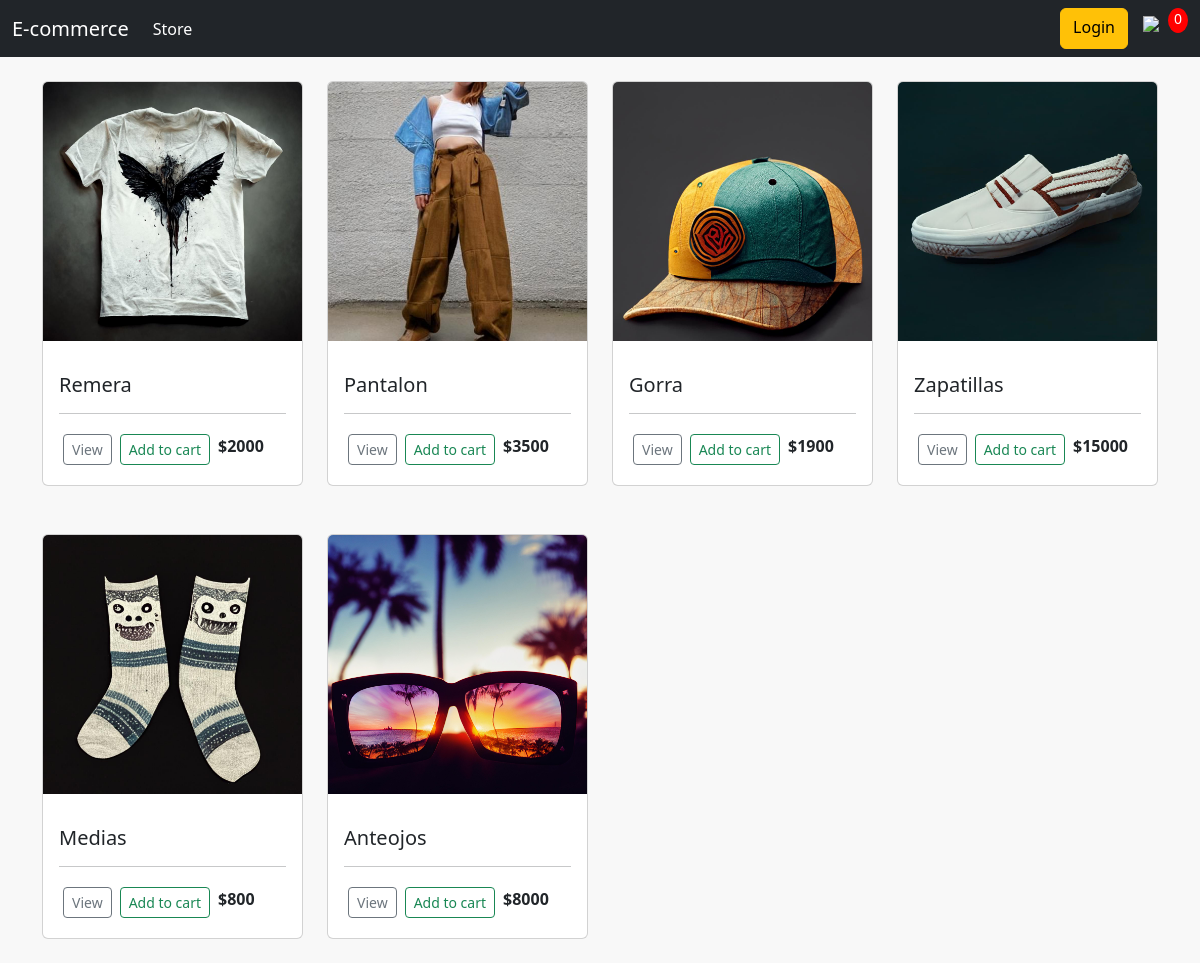
/store/, run on the app's committed database.
### store/models.py (models this page shows, shortened)
class Producto(models.Model):
    nombre = models.CharField(max_length=50, null=True)
    precio = models.FloatField()
    digital = models.BooleanField(default=False, null=True, blank=False)
    imagen = models.ImageField(null=True,blank= True)
    @property
    def imageURL(self):
        try:
            url = self.imagen.url
        except:
            url = ""
        return url

### store/views.py (the view)
# urls.py: path('', include('store.urls'))
def store(request):
    productos = Producto.objects.all()
    context={"productos": productos}
    return render(request,"store/store.html",context)

### store/templates/store/store.html
{% extends 'store/main.html' %}
{% load static %}
{% block content %}
<div class = "row">
    {% for productos in productos%}
    <div class = "col-lg-3 my-4">
        <div class="card" >
            <img src= "{{productos.imageURL}}" class="card-img-top" alt="...">
            <div class="card-body">
                <p class="card-text d-flex">
                <h5>{{productos.nombre}}</h5>
                </p>
                <hr>
                <div class="d-flex" >
                    <a href="" class="btn btn-outline-secondary btn-sm m-1">View</a>
                    <a href="" class="btn btn-outline-success btn-sm m-1"> Add to cart</a>
                    <p class="m-1"><strong>${{productos.precio|floatformat:0}}</strong></p>
                </div>
            </div>
        </div>
    </div>
    {% endfor %}
</div>
{% endblock%}

### store/templates/store/main.html (shortened to what this page needs)
{% load static %}
<!DOCTYPE html>
<html lang="en">
<head>
    <link href="https://cdn.jsdelivr.net/npm/bootstrap@5.2.3/dist/css/bootstrap.min.css" rel="stylesheet"
>
    <link href="{% static '/css/main.css'  %}" rel="stylesheet" type="text/css">
</head>
<body>
    <nav class="navbar navbar-expand-lg navbar-dark bg-dark">
        <div class="container-fluid ">
            <a class="navbar-brand" href="{% url 'store' %}">E-commerce</a>
            <div class="collapse navbar-collapse" id="navbarSupportedContent">
                <ul class="navbar-nav me-auto mb-2 mb-lg-0">
                    <li class="nav-item">
                        <a class="nav-link active" aria-current="page" href="{% url 'store' %}">Store</a>
                    </li>
                </ul>
                <div class="form-inline my-2 my-lg-0 d-flex">
                    <a href="#" class="btn btn-warning">Login</a>
                    <a href="{% url 'cart' %}">
                    <img class = "my-2"id="carrito-icono" src="{% static 'images/carrito.jpg' %}"></a>
                    <p id="cart-total">0</p>
                </div>
            </div>
        </div>
    </nav>
    <div class="container">
        {% block content %}
        {% endblock %}
    </div>
</body>
</html>

### static/css/main.css (style rules this page uses)
body { background-color: #F8F8F8!important; }
#carrito-icono { width: 25px; display: inline-block; margin-left: 15px; }
#cart-total { display: block; text-align: center; color:#fff; background-color: red; width: 20px; height: 25px; border-radius: 50%; font-size: 14px; }

### data on the page
Producto: imageURL (picture), nombre "Remera", precio "2000"
Producto: imageURL (picture), nombre "Pantalon", precio "3500"
Producto: imageURL (picture), nombre "Gorra", precio "1900"
Producto: imageURL (picture), nombre "Zapatillas", precio "15000"
Producto: imageURL (picture), nombre "Medias", precio "800"
Producto: imageURL (picture), nombre "Anteojos", precio "8000"
